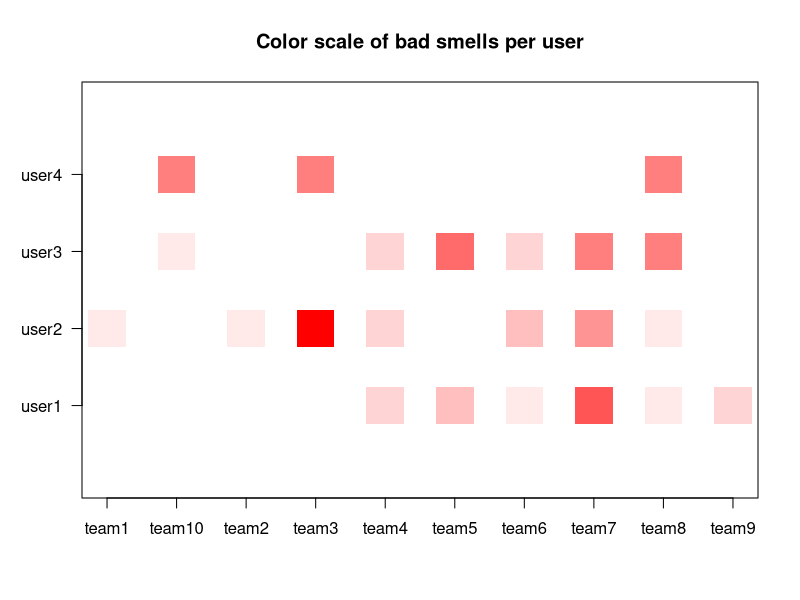

The R script that drew this image:
setwd('/Users/zubin/Documents/NCSU/Courses/CSC 510 - Software Engineering/Bad-Smells')

# bs1 - % commits
commits <- read.csv('commits.csv')
commits$created_at <- strptime(as.character(commits$created_at),format = "%Y-%m-%dT%H:%M:%SZ", tz="GMT")
commits$created_by <- as.character(commits$created_by)
x <- table(commits$created_by,commits$team)
for (i in 1:ncol(x)) {
    x[,i] <- x[,i]/sum(x[,i])
}
x[x==0.0] <- NA
x[x<0.10] <- 2
x[x<0.15] <- 1
x[x<1] <- 0

bad_smells <- x

# bs2 - 0 commits for more than x weeks

startTime <- strptime("2017-01-10 00:00:00 GMT", format = "%Y-%m-%d %H:%M:%S GMT")
endTime <- strptime("2017-05-05 00:00:00 GMT", format = "%Y-%m-%d %H:%M:%S GMT")
timeList <- c(startTime)
while(startTime<endTime) {
    startTime <- startTime + (7*24*60*60)
    timeList <- c(timeList,startTime)
}

commits$week <- NA
for (j in 1:nrow(commits)) {
commits$week[j] <- (function(x,y) {
    n <- length(y)
    return <- NA
    for (i in 1:n-1) {
        if (x>=y[i] && x<y[i+1]) {
            return <- i
        }
    }
    return
}) (commits$created_at[j],timeList) }

commits$week <- as.factor(commits$week)

for (team in unique(commits$team)) {
	for (user in unique(commits[commits$team==team,]$created_by)) {
		data <- commits[commits$team==team & commits$created_by==user,]
		if (length(unique(data$week))/length(timeList) < 0.15 ) {
			bad_smells[user,team] <- bad_smells[user,team] + 3
			
		} else if (length(unique(data$week))/length(timeList) < 0.2 ) {
			bad_smells[user,team] <- bad_smells[user,team] + 2
			
		} else if (length(unique(data$week))/length(timeList) < 0.25 ) {
			bad_smells[user,team] <- bad_smells[user,team] + 1
			
		} 
	}
}

# bs3 - Issues assigned per user (should be evenly distributed)
data = read.csv(file="issues.csv",head=TRUE,sep=",")
teams = unique(data$team)
totalUser = 0
ddf = data.frame(user=NA, team=NA)
issueAssignedList = list()
users = as.vector(c('user1','user2','user3','user4'))
usersIssueVector = vector()
for(i in 1:length(teams)){
  currTeamData = data[data[,"team"] == teams[[i]],]
  assignees = data[data[,"team"] == teams[[i]],]$assignees
  #users = unique(currTeamData$assignee)
  times = vector()
  for(k in 1:length(users)){
    if(users[k]==""||users[k]=="effat"||users[k]=="timm"){
      next
    }
    totalUser = totalUser + 1
    times[k] = 0
    for(j in 1:length(assignees)){
      if(grepl(users[k], assignees[[j]])){
        ddf = rbind(ddf, c(users[k], sprintf("team%d",i)))
      }
    }
  }
}

x <- table(ddf$user,ddf$team)
for (i in 1:ncol(x)) {
  de = 0;
  if(sum(x[,i])>de){
    de = sum(x[,i])
  }
  x[,i] <- x[,i]/de
  
}
x[x==0.0] <- NA
x[x<0.15] <- 2
x[x<0.2] <- 1
x[x<1] <- 0
x["user1","team5"] = 2

bad_smells <- bad_smells + x

# bs4 - %   of   issues   createdless than threshold
data = read.csv(file="issues.csv",head=TRUE,sep=",")
teams = unique(data$team)

ddf = data.frame(user=NA, team=NA)
issueAssignedList = list()
users = as.vector(c('user1','user2','user3','user4'))
usersIssueVector = vector()
for(i in 1:length(teams)){
  creator = data[data[,"team"] == teams[[i]],]$created_by
  #users = unique(currTeamData$assignee)
  times = vector()
  for(k in 1:length(users)){
    times[k] = 0
    for(j in 1:length(creator)){
      if(grepl(users[k], creator[[j]])){
        ddf = rbind(ddf, c(users[k], sprintf("team%d",i)))
      }
    }
  }
}
x <- table(ddf$user,ddf$team)
for (i in 1:ncol(x)) {
  de = 0;
  if(sum(x[,i])>de){
    de = sum(x[,i])
  }
  x[,i] <- x[,i]/de
  
}
x[x==0.0] <- NA
x[x<0.15] <- 2
x[x<0.2] <- 1
x[x<1] <- 0
x["user3","team8"] = 2

bad_smells <- bad_smells + x


# bs5 - %   of   issues   created greater than threshold
x <- table(ddf$user,ddf$team)
for (i in 1:ncol(x)) {
  de = 0;
  if(sum(x[,i])>de){
    de = sum(x[,i])
  }
  x[,i] <- x[,i]/de
  
}
x[x==0.0] <- NA
x[x>0.7] <- 2
x[x>0.6 & x<1] <- 1
x[x<1] <- 0
x["user3","team8"] = 0

bad_smells <- bad_smells + x

# bs6 - % of events less thanthreshold

events <- read.csv('events.csv')
typeof(events$team)
typeof(events$actor)
events$team <- as.character(events$team)
events$actor <- as.character(events$actor)
events <- events[is.element(events$actor,c("user1","user2","user3","user4")),]
events$created_at <- strptime(as.character(events$created_at),format = "%Y-%m-%dT%H:%M:%SZ", tz="GMT")

x <- table(events$actor,events$team)
for (i in 1:ncol(x)) {
    x[,i] <- x[,i]/sum(x[,i])
}

x[x==0.0] <- NA
x[x<0.10] <- 2
x[x<0.15] <- 1
x[x<1] <- 0

bad_smells <- bad_smells + x

# bs6 - 0 events for more thanx weeks

startTime <- strptime("2017-01-10 00:00:00 GMT", format = "%Y-%m-%d %H:%M:%S GMT")
endTime <- strptime("2017-05-05 00:00:00 GMT", format = "%Y-%m-%d %H:%M:%S GMT")
timeList <- c(startTime)
while(startTime<endTime) {
    startTime <- startTime + (7*24*60*60)
    timeList <- c(timeList,startTime)
}

events$week <- 
for (j in 1:nrow(events)) {
events$week[j] <- (function(x,y) {
    n <- length(y)
    return <- NA
    for (i in 1:n-1) {
        if (x>=y[i] && x<y[i+1]) {
            return <- i
        }
    }
    return
}) (events$created_at[j],timeList) }

# bs7 - 0 events for more thanx weeks

startTime <- strptime("2017-01-10 00:00:00 GMT", format = "%Y-%m-%d %H:%M:%S GMT")
endTime <- strptime("2017-05-05 00:00:00 GMT", format = "%Y-%m-%d %H:%M:%S GMT")
timeList <- c(startTime)
while(startTime<endTime) {
    startTime <- startTime + (7*24*60*60)
    timeList <- c(timeList,startTime)
}

events$week <- NA
for (j in 1:nrow(events)) {
events$week[j] <- (function(x,y) {
    n <- length(y)
    return <- NA
    for (i in 1:n-1) {
        if (x>=y[i] && x<y[i+1]) {
            return <- i
        }
    }
    return
}) (events$created_at[j],timeList) }

# list <- c()
for (team in unique(events$team)) {
	for (user in unique(events[events$team==team,]$actor)) {
		data <- events[events$team==team & events$actor==user,]
		# list <- c(list,length(unique(data$week))/length(timeList))
		if (length(unique(data$week))/length(timeList) < 0.15 ) {
			bad_smells[user,team] <- bad_smells[user,team] + 3
			
		} else if (length(unique(data$week))/length(timeList) < 0.2 ) {
			bad_smells[user,team] <- bad_smells[user,team] + 2
			
		} else if (length(unique(data$week))/length(timeList) < 0.25 ) {
			bad_smells[user,team] <- bad_smells[user,team] + 1
			
		} 
	}
}

par(las=1)
colRamp <- colorRampPalette(c("white", "red"),interpolate = c("linear"))
plot(rep(1,10),pch = 15,cex = 5,ylim=c(0,5),col=colRamp(max(bad_smells,na.rm=TRUE)+1)[bad_smells[1,]+1],xaxt='n',yaxt='n',main="Color scale of bad smells per user",xlab="",ylab="")
points(rep(2,10), pch = 15,cex = 5, col=colRamp(max(bad_smells,na.rm=TRUE)+1)[bad_smells[2,]+1],yaxt='n')
points(rep(3,10), pch = 15,cex = 5, col=colRamp(max(bad_smells,na.rm=TRUE)+1)[bad_smells[3,]+1],yaxt='n')
points(rep(4,10), pch = 15,cex = 5, col=colRamp(max(bad_smells,na.rm=TRUE)+1)[bad_smells[4,]+1],yaxt='n')
axis(2,at=1:4,labels=c('user1','user2','user3','user4'))
axis(1,at=1:10,labels=c('team1','team10','team2','team3','team4','team5','team6','team7','team8','team9'))


bad_smells['user4',is.na(bad_smells['user4',])] <- 0
sum <- bad_smells['user1',] + bad_smells['user2',] + bad_smells['user3',] + bad_smells['user4',]


